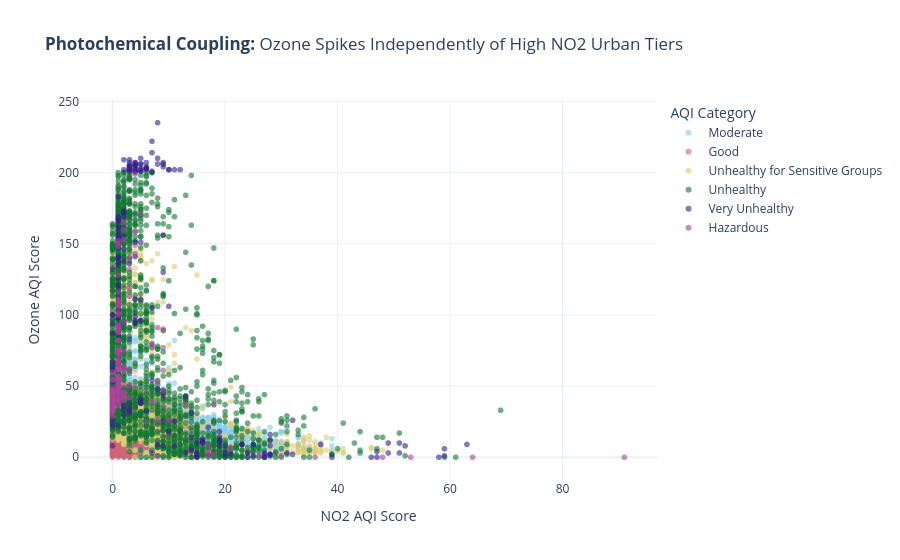

The notebook cell saved with this chart:
### Code cell
# ==============================================================================
# CELL 4: Question 3
# Q3: How do NO2 and Ozone AQI levels interact across overall AQI severity categories?
# ==============================================================================
fig3 = px.scatter(
    df,
    x='NO2 AQI Value',
    y='Ozone AQI Value',
    color='AQI Category',
    hover_data=['Country', 'City'],
    title="<b>Photochemical Coupling:</b> Ozone Spikes Independently of High NO2 Urban Tiers",
    labels={'NO2 AQI Value': 'NO2 AQI Score', 'Ozone AQI Value': 'Ozone AQI Score'},
    color_discrete_sequence=px.colors.qualitative.Safe,
    template='plotly_white',
    opacity=0.6
)
fig3.show()

### Figure 1 — Plotly figure (JSON) as saved in the notebook; plotly's stock layout.template omitted (floating-point values rounded to 4 significant figures; data arrays with more than 128 entries replaced by an {"elided": "..."} marker saying what was removed)
{"data": [{"customdata": {"elided": "9088x2 str values"}, "hovertemplate": "AQI Category=Moderate<br>NO2 AQI Score=%{x}<br>Ozone AQI Score=%{y}<br>Country=%{customdata[0]}<br>City=%{customdata[1]}<extra></extra>", "legendgroup": "Moderate", "marker": {"color": "rgb(136, 204, 238)", "opacity": 0.6, "symbol": "circle"}, "mode": "markers", "name": "Moderate", "showlegend": true, "type": "scattergl", "x": {"elided": "9088 int values"}, "xaxis": "x", "y": {"elided": "9088 int values"}, "yaxis": "y"}, {"customdata": {"elided": "9688x2 str values"}, "hovertemplate": "AQI Category=Good<br>NO2 AQI Score=%{x}<br>Ozone AQI Score=%{y}<br>Country=%{customdata[0]}<br>City=%{customdata[1]}<extra></extra>", "legendgroup": "Good", "marker": {"color": "rgb(204, 102, 119)", "opacity": 0.6, "symbol": "circle"}, "mode": "markers", "name": "Good", "showlegend": true, "type": "scattergl", "x": {"elided": "9688 int values"}, "xaxis": "x", "y": {"elided": "9688 int values"}, "yaxis": "y"}, {"customdata": {"elided": "1568x2 str values"}, "hovertemplate": "AQI Category=Unhealthy for Sensitive Groups<br>NO2 AQI Score=%{x}<br>Ozone AQI Score=%{y}<br>Country=%{customdata[0]}<br>City=%{customdata[1]}<extra></extra>", "legendgroup": "Unhealthy for Sensitive Groups", "marker": {"color": "rgb(221, 204, 119)", "opacity": 0.6, "symbol": "circle"}, "mode": "markers", "name": "Unhealthy for Sensitive Groups", "showlegend": true, "type": "scattergl", "x": {"elided": "1568 int values"}, "xaxis": "x", "y": {"elided": "1568 int values"}, "yaxis": "y"}, {"customdata": {"elided": "2215x2 str values"}, "hovertemplate": "AQI Category=Unhealthy<br>NO2 AQI Score=%{x}<br>Ozone AQI Score=%{y}<br>Country=%{customdata[0]}<br>City=%{customdata[1]}<extra></extra>", "legendgroup": "Unhealthy", "marker": {"color": "rgb(17, 119, 51)", "opacity": 0.6, "symbol": "circle"}, "mode": "markers", "name": "Unhealthy", "showlegend": true, "type": "scattergl", "x": {"elided": "2215 int values"}, "xaxis": "x", "y": {"elided": "2215 int values"}, "yaxis": "y"}, {"customdata": {"elided": "286x2 str values"}, "hovertemplate": "AQI Category=Very Unhealthy<br>NO2 AQI Score=%{x}<br>Ozone AQI Score=%{y}<br>Country=%{customdata[0]}<br>City=%{customdata[1]}<extra></extra>", "legendgroup": "Very Unhealthy", "marker": {"color": "rgb(51, 34, 136)", "opacity": 0.6, "symbol": "circle"}, "mode": "markers", "name": "Very Unhealthy", "showlegend": true, "type": "scattergl", "x": {"elided": "286 int values"}, "xaxis": "x", "y": {"elided": "286 int values"}, "yaxis": "y"}, {"customdata": {"elided": "191x2 str values"}, "hovertemplate": "AQI Category=Hazardous<br>NO2 AQI Score=%{x}<br>Ozone AQI Score=%{y}<br>Country=%{customdata[0]}<br>City=%{customdata[1]}<extra></extra>", "legendgroup": "Hazardous", "marker": {"color": "rgb(170, 68, 153)", "opacity": 0.6, "symbol": "circle"}, "mode": "markers", "name": "Hazardous", "showlegend": true, "type": "scattergl", "x": {"elided": "191 int values"}, "xaxis": "x", "y": {"elided": "191 int values"}, "yaxis": "y"}], "layout": {"legend": {"title": {"text": "AQI Category"}, "tracegroupgap": 0}, "title": {"text": "<b>Photochemical Coupling:</b> Ozone Spikes Independently of High NO2 Urban Tiers"}, "xaxis": {"anchor": "y", "domain": [0, 1], "title": {"text": "NO2 AQI Score"}}, "yaxis": {"anchor": "x", "domain": [0, 1], "title": {"text": "Ozone AQI Score"}}}}
